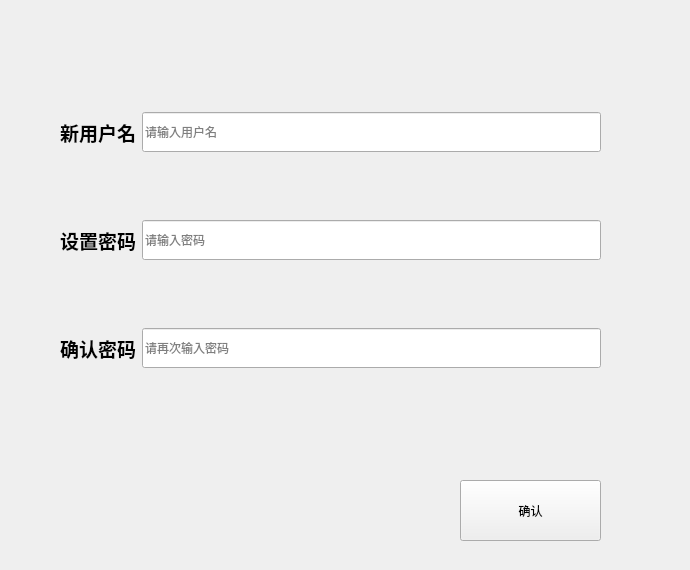
<?xml version="1.0" encoding="UTF-8"?>
<ui version="4.0">
 <class>Register</class>
 <widget class="QWidget" name="Register">
  <property name="geometry">
   <rect>
    <x>0</x>
    <y>0</y>
    <width>690</width>
    <height>570</height>
   </rect>
  </property>
  <property name="windowTitle">
   <string>注册界面</string>
  </property>
  <widget class="QPushButton" name="ConfirmRegister">
   <property name="geometry">
    <rect>
     <x>460</x>
     <y>480</y>
     <width>141</width>
     <height>61</height>
    </rect>
   </property>
   <property name="text">
    <string>确认</string>
   </property>
  </widget>
  <widget class="QWidget" name="layoutWidget">
   <property name="geometry">
    <rect>
     <x>60</x>
     <y>50</y>
     <width>541</width>
     <height>381</height>
    </rect>
   </property>
   <layout class="QVBoxLayout" name="verticalLayout">
    <item>
     <layout class="QHBoxLayout" name="horizontalLayout">
      <item>
       <widget class="QLabel" name="label">
        <property name="font">
         <font>
          <pointsize>14</pointsize>
          <bold>true</bold>
         </font>
        </property>
        <property name="text">
         <string>新用户名</string>
        </property>
       </widget>
      </item>
      <item>
       <widget class="QLineEdit" name="NewUserName">
        <property name="minimumSize">
         <size>
          <width>0</width>
          <height>40</height>
         </size>
        </property>
        <property name="text">
         <string/>
        </property>
        <property name="placeholderText">
         <string>请输入用户名</string>
        </property>
       </widget>
      </item>
     </layout>
    </item>
    <item>
     <layout class="QHBoxLayout" name="horizontalLayout_2">
      <item>
       <widget class="QLabel" name="label_2">
        <property name="font">
         <font>
          <pointsize>14</pointsize>
          <bold>true</bold>
         </font>
        </property>
        <property name="text">
         <string>设置密码</string>
        </property>
       </widget>
      </item>
      <item>
       <widget class="QLineEdit" name="NewPasswords">
        <property name="minimumSize">
         <size>
          <width>0</width>
          <height>40</height>
         </size>
        </property>
        <property name="text">
         <string/>
        </property>
        <property name="placeholderText">
         <string>请输入密码</string>
        </property>
       </widget>
      </item>
     </layout>
    </item>
    <item>
     <layout class="QHBoxLayout" name="horizontalLayout_3">
      <item>
       <widget class="QLabel" name="label_3">
        <property name="font">
         <font>
          <pointsize>14</pointsize>
          <bold>true</bold>
         </font>
        </property>
        <property name="text">
         <string>确认密码</string>
        </property>
       </widget>
      </item>
      <item>
       <widget class="QLineEdit" name="ConfirmNewPasswords">
        <property name="minimumSize">
         <size>
          <width>0</width>
          <height>40</height>
         </size>
        </property>
        <property name="text">
         <string/>
        </property>
        <property name="placeholderText">
         <string>请再次输入密码</string>
        </property>
       </widget>
      </item>
     </layout>
    </item>
   </layout>
  </widget>
 </widget>
 <resources/>
 <connections/>
</ui>
